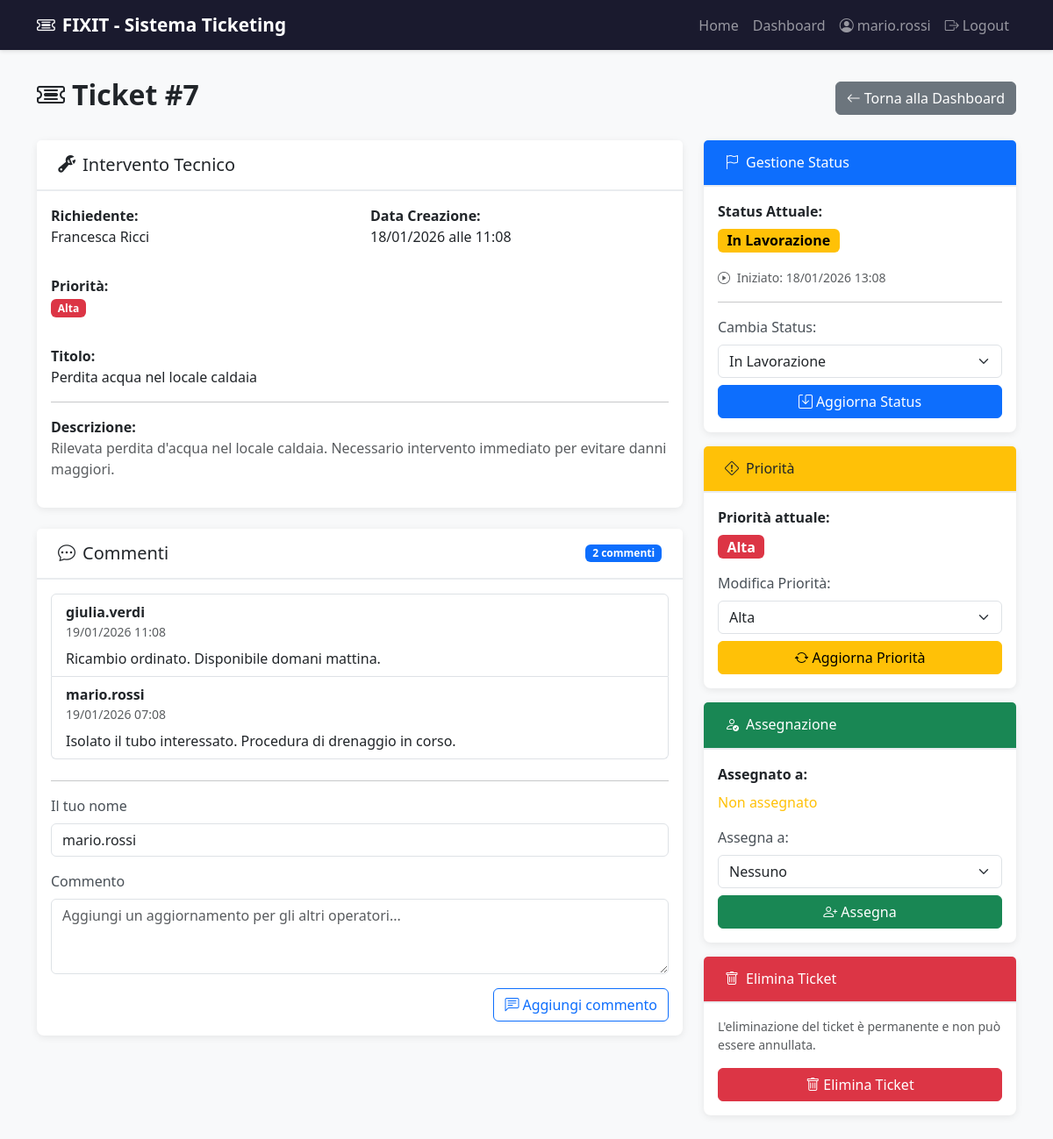
/admin/ticket/7 (signed in), run on the app's committed database.
### app.py (models this page shows, shortened)
class Ticket(db.Model):
    __tablename__ = 'tickets'
    id = db.Column(db.Integer, primary_key=True)
    ticket_type = db.Column(db.String(20), nullable=False)  # 'MEZZO' or 'TECNICO'
    status = db.Column(db.String(20), default='NUOVO', nullable=False)  # 'NUOVO', 'IN_LAVORAZIONE', 'RISOLTO'
    created_at = db.Column(db.DateTime, default=datetime.utcnow, nullable=False)
    started_at = db.Column(db.DateTime, nullable=True)
    closed_at = db.Column(db.DateTime, nullable=True)
    requester_name = db.Column(db.String(100), nullable=False)
    description = db.Column(db.Text, nullable=False)
    image_filename = db.Column(db.String(200), nullable=True)
    assigned_to_id = db.Column(db.Integer, db.ForeignKey('users.id'), nullable=True)
    vehicle_type = db.Column(db.String(50), nullable=True)
    vehicle_number = db.Column(db.String(50), nullable=True)
    anomaly_category = db.Column(db.String(100), nullable=True)
    department = db.Column(db.String(100), nullable=True)
    title = db.Column(db.String(200), nullable=True)
    priority = db.Column(db.String(20), nullable=True)  # 'BASSA', 'MEDIA', 'ALTA'
    comments = db.relationship('Comment', backref='ticket', lazy=True, cascade='all, delete-orphan')

class Comment(db.Model):
    __tablename__ = 'comments'
    id = db.Column(db.Integer, primary_key=True)
    ticket_id = db.Column(db.Integer, db.ForeignKey('tickets.id'), nullable=False)
    author_name = db.Column(db.String(100), nullable=False)
    body = db.Column(db.Text, nullable=False)
    created_at = db.Column(db.DateTime, default=datetime.utcnow, nullable=False)

### app.py (the view, shortened to what this page needs)
@app.route('/admin/ticket/<int:ticket_id>', methods=['GET', 'POST'])
@login_required
def ticket_detail(ticket_id):
    ticket = Ticket.query.get_or_404(ticket_id)
    comments = Comment.query.filter_by(ticket_id=ticket_id).order_by(Comment.created_at.desc()).all()
    admins = User.query.all()
    return render_template('ticket_detail.html', ticket=ticket, admins=admins, comments=comments)

### app.py (called while the page is built)
def login_required(f):
    @wraps(f)
    def decorated_function(*args, **kwargs):
        if 'user_id' not in session:
            flash('Devi effettuare il login per accedere a questa pagina.', 'warning')
            return redirect(url_for('login'))
        return f(*args, **kwargs)
    return decorated_function

### templates/ticket_detail.html (shortened to what this page needs)
{% extends "base.html" %}
{% block content %}
<div class="row">
    <div class="col-12">
        <div class="d-flex justify-content-between align-items-center mb-4">
            <h2 class="fw-bold">
                <i class="bi bi-ticket-detailed me-2"></i>Ticket #{{ ticket.id }}
            </h2>
            <a href="{{ url_for('dashboard') }}" class="btn btn-secondary">
                <i class="bi bi-arrow-left me-1"></i>Torna alla Dashboard
            </a>
        </div>
        <div class="row">
            <div class="col-md-8">
                <div class="card mb-4">
                    <div class="card-header">
                        <h5 class="mb-0">
                            {% if ticket.ticket_type == 'MEZZO' %}
                                <i class="bi bi-truck me-2"></i>Intervento Mezzi
                            {% else %}
                                <i class="bi bi-wrench-adjustable me-2"></i>Intervento Tecnico
                            {% endif %}
                        </h5>
                    </div>
                    <div class="card-body">
                        <div class="row mb-3">
                            <div class="col-md-6">
                                <strong>Richiedente:</strong>
                                <p>{{ ticket.requester_name }}</p>
                            </div>
                            <div class="col-md-6">
                                <strong>Data Creazione:</strong>
                                <p>{{ ticket.created_at.strftime('%d/%m/%Y alle %H:%M') }}</p>
                            </div>
                        </div>
                        {% if ticket.ticket_type == 'MEZZO' %}
                            <div class="row mb-3">
                                <div class="col-md-6">
                                    <strong>Tipo di Mezzo:</strong>
                                    <p>{{ ticket.vehicle_type }}</p>
                                </div>
                                <div class="col-md-6">
                                    <strong>N°/Targa:</strong>
                                    <p>{{ ticket.vehicle_number }}</p>
                                </div>
                            </div>
                            <div class="row mb-3">
                                <div class="col-md-6">
                                    <strong>Categoria Anomalia:</strong>
                                    <p><span class="badge bg-info">{{ ticket.anomaly_category }}</span></p>
                                </div>
                            </div>
                        {% else %}
                            <div class="row mb-3">
                                <div class="col-md-6">
                                    <strong>Priorità:</strong>
                                    <p>
                                        {% if ticket.priority == 'BASSA' %}
                                            <span class="badge priority-bassa">Bassa</span>
                                        {% elif ticket.priority == 'MEDIA' %}
                                            <span class="badge priority-media">Media</span>
                                        {% elif ticket.priority == 'ALTA' %}
                                            <span class="badge priority-alta">Alta</span>
                                        {% else %}
                                            <span class="text-muted">-</span>
                                        {% endif %}
                                    </p>
                                </div>
                            </div>
                            <div class="mb-3">
                                <strong>Titolo:</strong>
                                <p>{{ ticket.title }}</p>
                            </div>
                        {% endif %}
                        <hr>
                        <div class="mb-3">
                            <strong>Descrizione:</strong>
                            <p class="text-muted">{{ ticket.description }}</p>
                        </div>
                    </div>
                </div>
                <div class="card mb-4">
                    <div class="card-header d-flex justify-content-between align-items-center">
                        <h5 class="mb-0"><i class="bi bi-chat-dots me-2"></i>Commenti</h5>
                        <span class="badge bg-primary">{{ comments|length }} commenti</span>
                    </div>
                    <div class="card-body">
                        {% if comments %}
                            <div class="list-group mb-4">
                                {% for comment in comments %}
                                    <div class="list-group-item">
                                        <div class="d-flex justify-content-between align-items-start">
                                            <div>
                                                <strong>{{ comment.author_name }}</strong>
                                                <div class="text-muted small">{{ comment.created_at.strftime('%d/%m/%Y %H:%M') }}</div>
                                            </div>
                                        </div>
                                        <p class="mb-0 mt-2">{{ comment.body }}</p>
                                    </div>
                                {% endfor %}
                            </div>
                        {% else %}
                            <p class="text-muted">Nessun commento presente.</p>
                        {% endif %}
                        <hr>
                        <form method="POST" action="{{ url_for('ticket_detail', ticket_id=ticket.id) }}">
                            <div class="mb-3">
                                <label for="author_name" class="form-label">Il tuo nome</label>
                                <input type="text" class="form-control" id="author_name" name="author_name" value="{{ session.get('username', '') }}" readonly>
                            </div>
                            <div class="mb-3">
                                <label for="comment_body" class="form-label">Commento</label>
                                <textarea class="form-control" id="comment_body" name="comment_body" rows="3" placeholder="Aggiungi un aggiornamento per gli altri operatori..." required></textarea>
                            </div>
                            <div class="d-grid d-md-flex justify-content-md-end">
                                <button type="submit" class="btn btn-outline-primary">
                                    <i class="bi bi-chat-left-text me-1"></i>Aggiungi commento
                                </button>
                            </div>
                        </form>
                    </div>
                </div>
            </div>
            <div class="col-md-4">
                <div class="card mb-3">
                    <div class="card-header bg-primary text-white">
                        <h6 class="mb-0"><i class="bi bi-flag me-2"></i>Gestione Status</h6>
                    </div>
                    <div class="card-body">
                        <div class="mb-3">
                            <strong>Status Attuale:</strong>
                            <div class="mt-2">
                                {% if ticket.status == 'NUOVO' %}
                                    <span class="badge status-nuovo fs-6">Nuovo</span>
                                {% elif ticket.status == 'IN_LAVORAZIONE' %}
                                    <span class="badge status-in_lavorazione fs-6">In Lavorazione</span>
                                {% else %}
                                    <span class="badge status-risolto fs-6">Risolto</span>
                                {% endif %}
                            </div>
                        </div>
                        {% if ticket.started_at %}
                            <div class="mb-2">
                                <small class="text-muted">
                                    <i class="bi bi-play-circle me-1"></i>
                                    Iniziato: {{ ticket.started_at.strftime('%d/%m/%Y %H:%M') }}
                                </small>
                            </div>
                        {% endif %}
                        <hr>
                        <form method="POST" action="{{ url_for('ticket_detail', ticket_id=ticket.id) }}">
                            <label class="form-label">Cambia Status:</label>
                            <select name="status" class="form-select mb-2">
                                <option value="IN_LAVORAZIONE" {% if ticket.status == 'IN_LAVORAZIONE' %}selected{% endif %}>In Lavorazione</option>
                            </select>
                            <button type="submit" class="btn btn-primary w-100">
                                <i class="bi bi-save me-1"></i>Aggiorna Status
                            </button>
                        </form>
                    </div>
                </div>
                {% if ticket.ticket_type == 'TECNICO' %}
                <div class="card mb-3">
                    <div class="card-header bg-warning text-dark">
                        <h6 class="mb-0"><i class="bi bi-exclamation-diamond me-2"></i>Priorità</h6>
                    </div>
                    <div class="card-body">
                        <div class="mb-3">
                            <strong>Priorità attuale:</strong>
                            <div class="mt-2">
                                {% if ticket.priority == 'BASSA' %}
                                    <span class="badge priority-bassa fs-6">Bassa</span>
                                {% elif ticket.priority == 'MEDIA' %}
                                    <span class="badge priority-media fs-6">Media</span>
                                {% elif ticket.priority == 'ALTA' %}
                                    <span class="badge priority-alta fs-6">Alta</span>
                                {% else %}
                                    <span class="text-muted">-</span>
                                {% endif %}
                            </div>
                        </div>
                        <form method="POST" action="{{ url_for('ticket_detail', ticket_id=ticket.id) }}">
                            <label class="form-label">Modifica Priorità:</label>
                            <select name="priority" class="form-select mb-2">
                                <option value="ALTA" {% if ticket.priority == 'ALTA' %}selected{% endif %}>Alta</option>
                            </select>
                            <button type="submit" class="btn btn-warning w-100">
                                <i class="bi bi-arrow-repeat me-1"></i>Aggiorna Priorità
                            </button>
                        </form>
                    </div>
                </div>
                {% endif %}
                <div class="card mb-3">
                    <div class="card-header bg-success text-white">
                        <h6 class="mb-0"><i class="bi bi-person-check me-2"></i>Assegnazione</h6>
                    </div>
                    <div class="card-body">
                        <div class="mb-3">
                            <strong>Assegnato a:</strong>
                            <div class="mt-2">
                                {% if ticket.assigned_to %}
                                    <span class="badge bg-secondary">{{ ticket.assigned_to.username }}</span>
                                {% else %}
                                    <span class="text-warning">Non assegnato</span>
                                {% endif %}
                            </div>
                        </div>
                        <form method="POST" action="{{ url_for('ticket_detail', ticket_id=ticket.id) }}">
                            <label class="form-label">Assegna a:</label>
                            <select name="assigned_to_id" class="form-select mb-2">
                                <option value="none">Nessuno</option>
                            </select>
                            <button type="submit" class="btn btn-success w-100">
                                <i class="bi bi-person-plus me-1"></i>Assegna
                            </button>
                        </form>
                    </div>
                </div>
                <div class="card border-danger">
                    <div class="card-header bg-danger text-white">
                        <h6 class="mb-0"><i class="bi bi-trash me-2"></i>Elimina Ticket</h6>
                    </div>
                    <div class="card-body">
                        <p class="small text-muted mb-3">
                            L'eliminazione del ticket è permanente e non può essere annullata.
                        </p>
                        <form method="POST" action="{{ url_for('ticket_detail', ticket_id=ticket.id) }}"
                              onsubmit="return confirm('Sei sicuro di voler eliminare questo ticket? Questa azione è irreversibile.');">
                            <button type="submit" class="btn btn-danger w-100">
                                <i class="bi bi-trash me-1"></i>Elimina Ticket
                            </button>
                        </form>
                    </div>
                </div>
            </div>
        </div>
    </div>
</div>
{% endblock %}

### templates/base.html (style rules this page uses)
body { background-color: #f8f9fa; font-family: 'Segoe UI', Tahoma, Geneva, Verdana, sans-serif; }
.card { border: none; box-shadow: 0 2px 8px rgba(0,0,0,0.08); border-radius: 8px; margin-bottom: 1.5rem; }
.card-header { background-color: #fff; border-bottom: 2px solid #e9ecef; font-weight: 600; padding: 1rem 1.5rem; }
.btn-primary { background-color: #0d6efd; border-color: #0d6efd; }
.status-in_lavorazione { background-color: #ffc107; color: #000; }
.priority-alta { background-color: #dc3545; color: white; }
.form-label { font-weight: 500; color: #495057; }

### data on the page
Ticket: id "7", requester_name "Francesca Ricci", created_at "18/01/2026 alle 11:08", title "Perdita acqua nel locale caldaia", description "Rilevata perdita d'acqua nel locale caldaia. Necessario intervento immediato per evitare danni maggiori.", started_at "18/01/2026 13:08", status "In Lavorazione", priority "Alta"
Comment: author_name "giulia.verdi", created_at "19/01/2026 11:08", body "Ricambio ordinato. Disponibile domani mattina."
Comment: author_name "mario.rossi", created_at "19/01/2026 07:08", body "Isolato il tubo interessato. Procedura di drenaggio in corso."

### other printed values
{{ session.get('username') }} "mario.rossi"
{{ comments|length }} "2"
